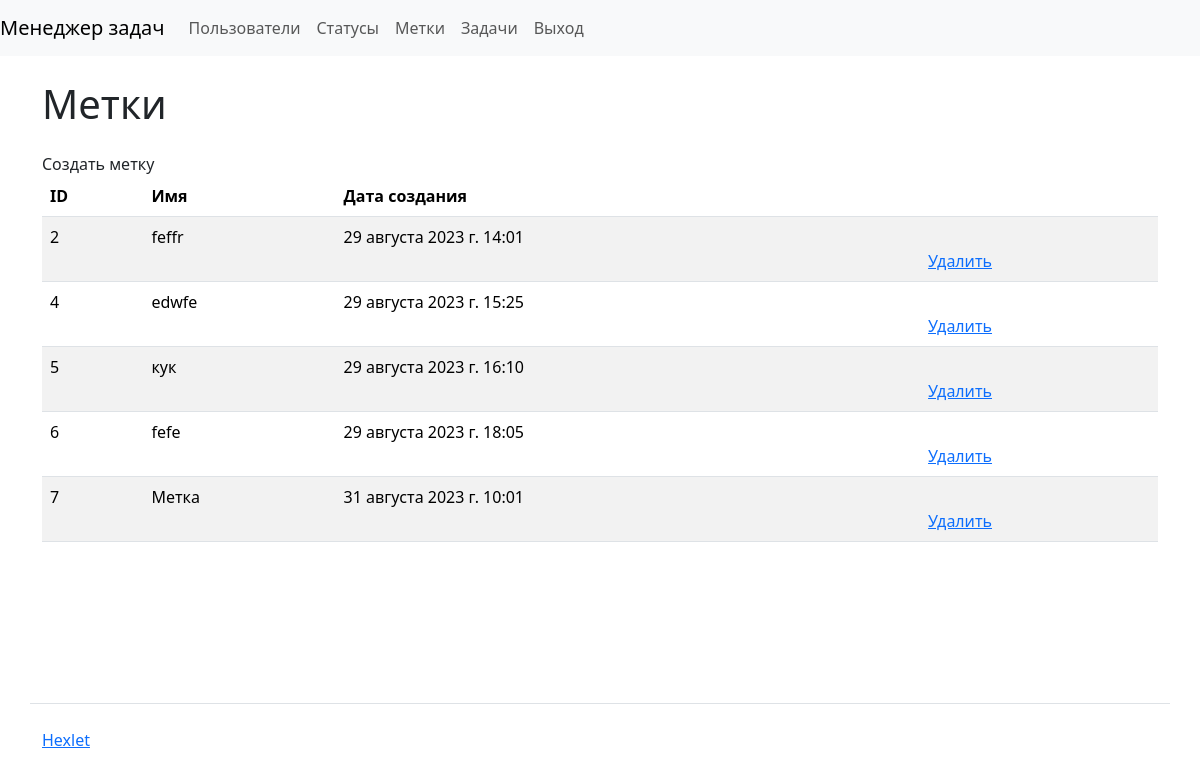
Page /labels/ (signed in) on the committed database.
### task_manager/labels/models.py (models this page shows, shortened)
class Label(models.Model):
    name = models.CharField(
        max_length=150,
        unique=True,
        verbose_name=_('Name')
    )
    created_at = models.DateTimeField(auto_now_add=True)

### task_manager/labels/views.py (the view)
# urls.py: path('', ShowLabels.as_view(), name='labels'),
class ShowLabels(NoPermissionMixin, ListView):
    template_name = 'labels/labels.html'
    context_object_name = 'labels'
    model = Label

### task_manager/labels/templates/labels/labels.html
{% extends 'base.html' %}
{% load django_bootstrap5 %}
{% load i18n %}
{% block content %}
<h1 class="my-4"> {% trans 'Labels' %} </h1>
<a class="nav-link" href="{% url 'create_label' %}">{% trans 'Create label' %}</a>
<table class="table table-striped">
  <thead>
  <tr><th>ID</th>
      <th>{% trans 'Name' %}</th>
      <th>{% trans 'Date of creation' %}</th>
      <th></th>
  </tr>
  </thead>
  <tbody>
  {% for label in labels %}
    <tr><td>{{ label.id }}</td>
        <td>{{ label.name }}</td>
        <td>{{ label.created_at }}</td>
        <td><a href="{% url 'update_label' label.id %}">{% trans Change %}</a><br><a href="{% url 'delete_label' label.id %}">{% trans 'Delete' %}</a></td>
    </tr>
  {% endfor %}
    </tbody>
</table>
{% endblock %}

### rows in the picture
Label: id "2", name "feffr", created_at "29 августа 2023 г. 14:01"
Label: id "4", name "edwfe", created_at "29 августа 2023 г. 15:25"
Label: id "5", name "кук", created_at "29 августа 2023 г. 16:10"
Label: id "6", name "fefe", created_at "29 августа 2023 г. 18:05"
Label: id "7", name "Метка", created_at "31 августа 2023 г. 10:01"
